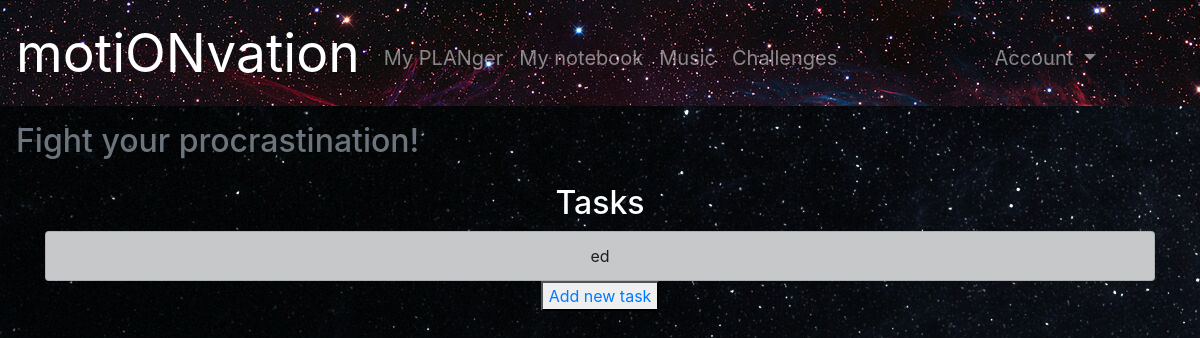
The page /tasks (signed in) on the database as committed earlier.
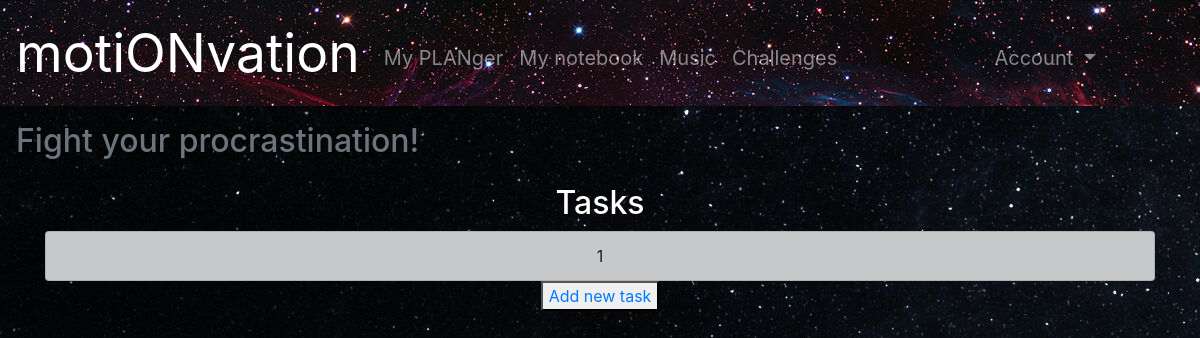
The same page on the database as committed later.
### motionvation/data/models/tasks.py (models this page shows)
class Task(SqlAlchemyBase, SerializerMixin):
    __tablename__ = 'tasks'
    id = Column(Integer, primary_key=True, autoincrement=True)
    title = Column(String, nullable=True)
    description = Column(String, nullable=True)
    priority = Column(String, nullable=True)
    category_id = Column(Integer, ForeignKey('categories.id'))
    user_id = Column(Integer, ForeignKey('users.id'))
    user = orm.relation('User')
    category = orm.relation('Category')

### motionvation/application.py (the view)
@app.route('/tasks')
@login_required
def tasks():
    db = db_session.create_session()
    tasks = db.query(Task).filter(Task.user == current_user).all().copy()
    return render_template('tasks.html', tasks=tasks)

### motionvation/application.py (called while the page is built)
@login_manager.user_loader
def load_user(user_id):
    db = db_session.create_session()
    return db.query(User).get(user_id)

### motionvation/data/db_session.py (called while the page is built)
def create_session() -> orm.Session:
    global __factory
    return __factory()

### motionvation/templates/tasks.html
{% extends 'base.html' %}
{% block content %}
<main class='text-center'>
        <h2>Tasks</h2>
        <div class="container">
        <ul class="list-group">
            {% for task in tasks %}
            <li class="list-group-item list-group-item-dark">{{ task.title }}</li>
            {% endfor %}
        </ul>
            <button type="button" class="button button-light"><a href="/select_category">Add new task</a></button>
        </div>
    </main>
{% endblock %}

### motionvation/templates/base.html (shortened to what this page needs)
<!doctype html>
<html lang="ru">
<head>
    <link rel="stylesheet" href="https://stackpath.bootstrapcdn.com/bootstrap/4.4.1/css/bootstrap.min.css">
    <link rel="stylesheet" href="{{ url_for('static', filename='css/style19.css') }}">
</head>
<body>
    <nav class="navbar navbar-dark  navbar-expand-lg" style="background: url(../static/img/4.jpg)">
        <a class="navbar-brand ssilka" href="/">motiONvation</a>
        <div class="collapse navbar-collapse">
            {% if current_user.is_authenticated %}
            <ul class="navbar-nav mr-auto">
                <li class="nav-item">
                    <a class="nav-link" href='/planger'>My PLANger</a>
                </li>
                <li class="nav-item">
                    <a class="nav-link" href='/mynotes'>My notebook</a>
                </li>
                <li class="nav-item">
                    <a class="nav-link" href='/music'>Music</a>
                </li>
                <li class="nav-item">
                    <a class="nav-link" href='/challenges'>Challenges</a>
                </li>
            </ul>
            <ul class="navbar-nav ml-auto">
                <li class="nav-item nav-item-acc dropdown">
                    <a class="nav-link dropdown-toggle" href="#" id="navbardrop" data-toggle="dropdown">
                        Account
                    </a>
                </li>
            </ul>
                {% endif %}
        </div>
    </nav>
    <h2 class="p-3 text-muted">Fight your procrastination!</h2>
    <main class="container-fluid">
        {% block content %}
        {% endblock %}
</body>
</html>

### motionvation/static/css/style19.css (style rules this page uses)
body { background: url(../img/7.jpg); color: #fff; }
.ssilka { font-size: 40pt; }
.nav-link { font-size: 15pt; margin-top: 10px; }
.nav-item-acc { margin-right: 80px; }

Rows that differ between the two databases and show on the page:
changed Task: title "ed" → "1"
